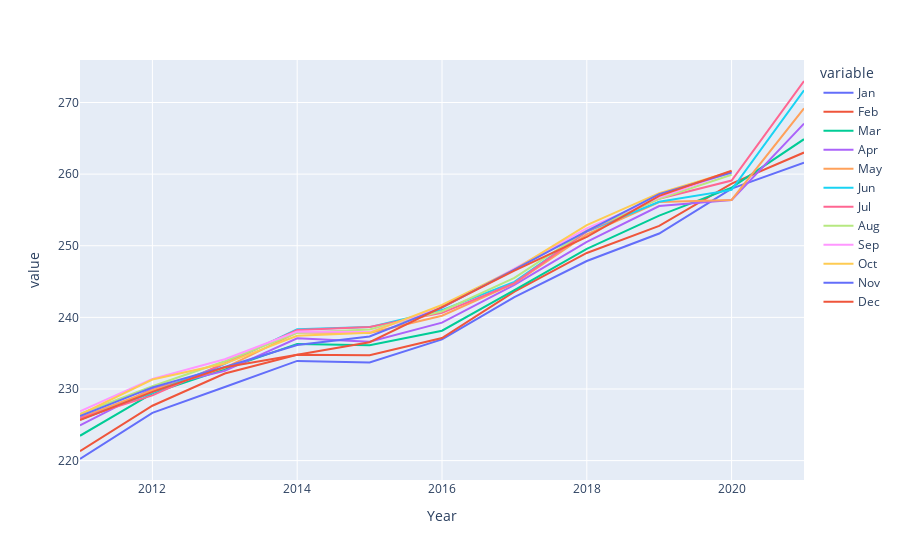

Write notebook code for a chart like this one.
### Markdown cell above
## A Visualization of Consumer Price Index(CPI)
##### a factor in gauging consumer interest in buying goods

### Code cell
import plotly.express as px
fig = px.line(df2, x="Year", y =df.columns) 
fig.show()

### Figure 1 — Plotly figure (JSON) as saved in the notebook; plotly's stock layout.template omitted (floating-point values rounded to 4 significant figures)
{"data": [{"hovertemplate": "variable=Jan<br>Year=%{x}<br>value=%{y}<extra></extra>", "legendgroup": "Jan", "line": {"color": "#636efa", "dash": "solid"}, "marker": {"symbol": "circle"}, "mode": "lines", "name": "Jan", "orientation": "v", "showlegend": true, "type": "scatter", "x": [2011, 2012, 2013, 2014, 2015, 2016, 2017, 2018, 2019, 2020, 2021], "xaxis": "x", "y": [220.2, 226.7, 230.3, 233.9, 233.7, 236.9, 242.8, 247.9, 251.7, 258.0, 261.6], "yaxis": "y"}, {"hovertemplate": "variable=Feb<br>Year=%{x}<br>value=%{y}<extra></extra>", "legendgroup": "Feb", "line": {"color": "#EF553B", "dash": "solid"}, "marker": {"symbol": "circle"}, "mode": "lines", "name": "Feb", "orientation": "v", "showlegend": true, "type": "scatter", "x": [2011, 2012, 2013, 2014, 2015, 2016, 2017, 2018, 2019, 2020, 2021], "xaxis": "x", "y": [221.3, 227.7, 232.2, 234.8, 234.7, 237.1, 243.6, 249.0, 252.8, 258.7, 263.0], "yaxis": "y"}, {"hovertemplate": "variable=Mar<br>Year=%{x}<br>value=%{y}<extra></extra>", "legendgroup": "Mar", "line": {"color": "#00cc96", "dash": "solid"}, "marker": {"symbol": "circle"}, "mode": "lines", "name": "Mar", "orientation": "v", "showlegend": true, "type": "scatter", "x": [2011, 2012, 2013, 2014, 2015, 2016, 2017, 2018, 2019, 2020, 2021], "xaxis": "x", "y": [223.5, 229.4, 232.8, 236.3, 236.1, 238.1, 243.8, 249.6, 254.2, 258.1, 264.9], "yaxis": "y"}, {"hovertemplate": "variable=Apr<br>Year=%{x}<br>value=%{y}<extra></extra>", "legendgroup": "Apr", "line": {"color": "#ab63fa", "dash": "solid"}, "marker": {"symbol": "circle"}, "mode": "lines", "name": "Apr", "orientation": "v", "showlegend": true, "type": "scatter", "x": [2011, 2012, 2013, 2014, 2015, 2016, 2017, 2018, 2019, 2020, 2021], "xaxis": "x", "y": [224.9, 230.1, 232.5, 237.1, 236.6, 239.3, 244.5, 250.5, 255.5, 256.4, 267.1], "yaxis": "y"}, {"hovertemplate": "variable=May<br>Year=%{x}<br>value=%{y}<extra></extra>", "legendgroup": "May", "line": {"color": "#FFA15A", "dash": "solid"}, "marker": {"symbol": "circle"}, "mode": "lines", "name": "May", "orientation": "v", "showlegend": true, "type": "scatter", "x": [2011, 2012, 2013, 2014, 2015, 2016, 2017, 2018, 2019, 2020, 2021], "xaxis": "x", "y": [226.0, 229.8, 232.9, 237.9, 237.8, 240.2, 244.7, 251.6, 256.1, 256.4, 269.2], "yaxis": "y"}, {"hovertemplate": "variable=Jun<br>Year=%{x}<br>value=%{y}<extra></extra>", "legendgroup": "Jun", "line": {"color": "#19d3f3", "dash": "solid"}, "marker": {"symbol": "circle"}, "mode": "lines", "name": "Jun", "orientation": "v", "showlegend": true, "type": "scatter", "x": [2011, 2012, 2013, 2014, 2015, 2016, 2017, 2018, 2019, 2020, 2021], "xaxis": "x", "y": [225.7, 229.5, 233.5, 238.3, 238.6, 241.0, 245.0, 252.0, 256.1, 257.8, 271.7], "yaxis": "y"}, {"hovertemplate": "variable=Jul<br>Year=%{x}<br>value=%{y}<extra></extra>", "legendgroup": "Jul", "line": {"color": "#FF6692", "dash": "solid"}, "marker": {"symbol": "circle"}, "mode": "lines", "name": "Jul", "orientation": "v", "showlegend": true, "type": "scatter", "x": [2011, 2012, 2013, 2014, 2015, 2016, 2017, 2018, 2019, 2020, 2021], "xaxis": "x", "y": [225.9, 229.1, 233.6, 238.2, 238.7, 240.6, 244.8, 252.0, 256.6, 259.1, 273.0], "yaxis": "y"}, {"hovertemplate": "variable=Aug<br>Year=%{x}<br>value=%{y}<extra></extra>", "legendgroup": "Aug", "line": {"color": "#B6E880", "dash": "solid"}, "marker": {"symbol": "circle"}, "mode": "lines", "name": "Aug", "orientation": "v", "showlegend": true, "type": "scatter", "x": [2011, 2012, 2013, 2014, 2015, 2016, 2017, 2018, 2019, 2020, 2021], "xaxis": "x", "y": [226.5, 230.4, 233.9, 237.9, 238.3, 240.8, 245.5, 252.1, 256.6, 259.9, null], "yaxis": "y"}, {"hovertemplate": "variable=Sep<br>Year=%{x}<br>value=%{y}<extra></extra>", "legendgroup": "Sep", "line": {"color": "#FF97FF", "dash": "solid"}, "marker": {"symbol": "circle"}, "mode": "lines", "name": "Sep", "orientation": "v", "showlegend": true, "type": "scatter", "x": [2011, 2012, 2013, 2014, 2015, 2016, 2017, 2018, 2019, 2020, 2021], "xaxis": "x", "y": [226.9, 231.4, 234.1, 238.0, 237.9, 241.4, 246.8, 252.4, 256.8, 260.3, null], "yaxis": "y"}, {"hovertemplate": "variable=Oct<br>Year=%{x}<br>value=%{y}<extra></extra>", "legendgroup": "Oct", "line": {"color": "#FECB52", "dash": "solid"}, "marker": {"symbol": "circle"}, "mode": "lines", "name": "Oct", "orientation": "v", "showlegend": true, "type": "scatter", "x": [2011, 2012, 2013, 2014, 2015, 2016, 2017, 2018, 2019, 2020, 2021], "xaxis": "x", "y": [226.4, 231.3, 233.5, 237.4, 237.8, 241.7, 246.7, 252.9, 257.3, 260.4, null], "yaxis": "y"}, {"hovertemplate": "variable=Nov<br>Year=%{x}<br>value=%{y}<extra></extra>", "legendgroup": "Nov", "line": {"color": "#636efa", "dash": "solid"}, "marker": {"symbol": "circle"}, "mode": "lines", "name": "Nov", "orientation": "v", "showlegend": true, "type": "scatter", "x": [2011, 2012, 2013, 2014, 2015, 2016, 2017, 2018, 2019, 2020, 2021], "xaxis": "x", "y": [226.2, 230.2, 233.1, 236.2, 237.3, 241.4, 246.7, 252.0, 257.2, 260.2, null], "yaxis": "y"}, {"hovertemplate": "variable=Dec<br>Year=%{x}<br>value=%{y}<extra></extra>", "legendgroup": "Dec", "line": {"color": "#EF553B", "dash": "solid"}, "marker": {"symbol": "circle"}, "mode": "lines", "name": "Dec", "orientation": "v", "showlegend": true, "type": "scatter", "x": [2011, 2012, 2013, 2014, 2015, 2016, 2017, 2018, 2019, 2020, 2021], "xaxis": "x", "y": [225.7, 229.6, 233.0, 234.8, 236.5, 241.4, 246.5, 251.2, 257.0, 260.5, null], "yaxis": "y"}], "layout": {"legend": {"title": {"text": "variable"}, "tracegroupgap": 0}, "margin": {"t": 60}, "xaxis": {"anchor": "y", "domain": [0, 1], "title": {"text": "Year"}}, "yaxis": {"anchor": "x", "domain": [0, 1], "title": {"text": "value"}}}}
